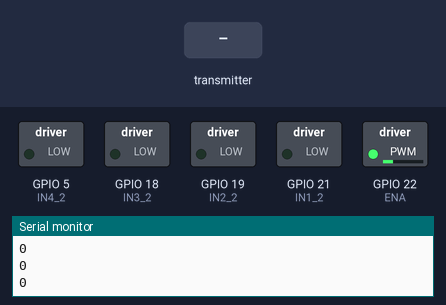
Bench run of a sketch on a simulated ESP32. On the bench: switched loads named in the sketch (green lamp = pin HIGH), the last lines printed to the serial monitor. Inputs (shaded band) come from the test bench.

Above: at 1.2 s.
1.3 s: the transmitter starts sending cmd = 1
At 1.9 s:
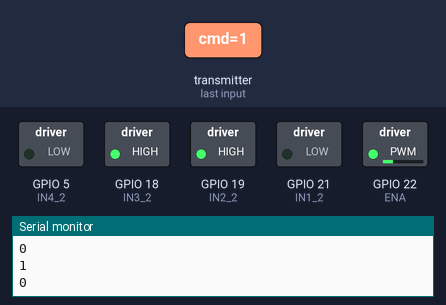
2.8 s: the transmitter starts sending spid = 1
At 3.1 s:
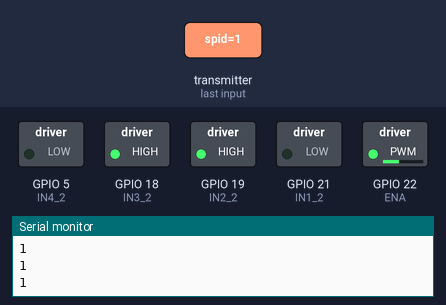
4.3 s: the transmitter starts sending cmd = 0
At 5.5 s:
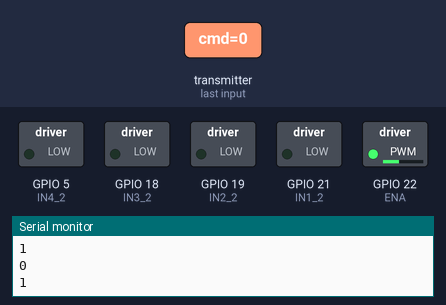
5.8 s: the transmitter starts sending spid = 0
At 6.7 s:
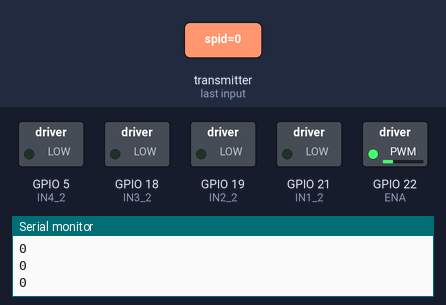
Timing chart, 0 to 8.3 s (numbered marks = the images above; inputs shaded):
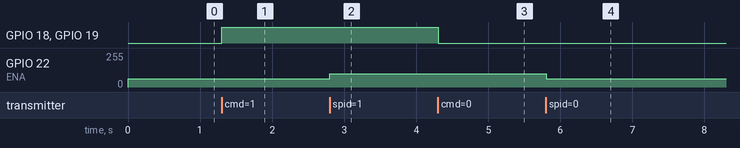

The sketch:

Motor_2D_controller.ino
```cpp
//This is a code of receiver

#include <esp_now.h>
#include <WiFi.h>

// Define variables to store incoming readings
// structure type should match with senders data
typedef struct struct_message {
  int x,y,cmd;
  int spid;
} struct_message;

// Create a structured object in which we will store incoming values
struct_message myData;

struct_message incomingReadings;

esp_now_peer_info_t peerInfo;

// Callback when data is received
void OnDataRecv(const uint8_t * mac, const uint8_t *incomingData, int len) {
  memcpy(&myData, incomingData, sizeof(myData));
  Serial.print("Bytes received: ");
  Serial.println(len);
  Serial.println(myData.spid);

}

// Use appropriate pins from the Notion ESP32 resources
const int ENA = 22;
const int IN1_2 = 21;
const int IN2_2 = 19;
const int IN3_2 = 18;
const int IN4_2 = 05;


void setup() {
  // Init Serial Monitor
  Serial.begin(115200);

    Serial.println("setup stareted");
  // initialize pins as an output.
  pinMode(ENA, OUTPUT);
  pinMode(IN1_2, OUTPUT);
  pinMode(IN2_2, OUTPUT);
  pinMode(IN3_2, OUTPUT);
  pinMode(IN4_2, OUTPUT);

  // Set device as a Wi-Fi Station
  WiFi.mode(WIFI_STA);

  // Init ESP-NOW
  if (esp_now_init() != ESP_OK) {
    Serial.println("Error initializing ESP-NOW");
    return;
  }

  // Register for a callback function that will be called when data is received
  esp_now_register_recv_cb(OnDataRecv);
}

void loop() {

  // Set values that are received
  int value = myData.cmd;
  int spdlvl = myData.spid;

  Serial.println(value);
  Serial.println(spdlvl);

  /*
  In the Joystick(transmitter) we mapped the speed output from (0->4095) to (0->5).
  We will now map the speed back to generate PWM
  */
  int spd = map(spdlvl,1,5,100,255);

  if(value==0){
      digitalWrite(IN1_2, LOW); // BOTH THE MOTOR STOPS THUS HALTING THE MOTION
      digitalWrite(IN2_2, LOW);
      digitalWrite(IN3_2, LOW);
      digitalWrite(IN4_2, LOW);
      analogWrite(ENA, spd);
    }
    else if(value==1){
      digitalWrite(IN1_2, LOW); // RIGHT MOTOR TURNS ANTICLOCKWISE AND LEFT MOTOR TURNS CLOCKWISE TAKING SHARP RIGHT TURN
      digitalWrite(IN2_2, HIGH);
      digitalWrite(IN3_2, HIGH);
      digitalWrite(IN4_2, LOW);
      analogWrite(ENA, spd);
    }
    else if(value==2){
      digitalWrite(IN1_2, HIGH);
      digitalWrite(IN2_2, LOW);
      digitalWrite(IN3_2, LOW); // LEFT MOTOR TURNS CLOCKWISE RIGHT MOTOR TURNS ANTICLOCKWISE TAKING SHARP LEFT TURN
      digitalWrite(IN4_2, HIGH);
      analogWrite(ENA, spd);
    }
    else if(value==4){
      digitalWrite(IN1_2, HIGH); // BOTH THE MOTOR ROTATES ANTICLOCKWISE THUS MOVING IN REVERSE DIRECTION
      digitalWrite(IN2_2, LOW);
      digitalWrite(IN3_2, HIGH);
      digitalWrite(IN4_2, LOW);
      analogWrite(ENA, spd);
    }
    else if(value==3){
      digitalWrite(IN1_2, LOW); // BOTH THE MOTOR ROTATES CLOCKWISE THUS MOVING FORWARD DIRECTION
      digitalWrite(IN2_2, HIGH);
      digitalWrite(IN3_2, LOW);
      digitalWrite(IN4_2, HIGH);
      analogWrite(ENA, spd);
    }
  delay(100);
}
```

Measured:
- after the input at 1.3 s, GPIO 18 (IN3_2), GPIO 19 (IN2_2): LOW → HIGH at once
- after the input at 2.8 s, GPIO 22 (ENA): 62/255 → 100/255 at once
- after the input at 4.3 s, GPIO 18 (IN3_2), GPIO 19 (IN2_2): HIGH → LOW at once
- after the input at 5.8 s, GPIO 22 (ENA): 100/255 → 62/255 at once
